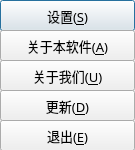
<?xml version="1.0" encoding="UTF-8"?>
<ui version="4.0">
 <class>MainMenu</class>
 <widget class="QDialog" name="MainMenu">
  <property name="geometry">
   <rect>
    <x>0</x>
    <y>0</y>
    <width>135</width>
    <height>150</height>
   </rect>
  </property>
  <property name="windowTitle">
   <string>Dialog</string>
  </property>
  <widget class="QPushButton" name="btnSetting">
   <property name="geometry">
    <rect>
     <x>0</x>
     <y>0</y>
     <width>135</width>
     <height>31</height>
    </rect>
   </property>
   <property name="font">
    <font>
     <family>幼圆</family>
     <pointsize>10</pointsize>
     <stylestrategy>PreferDefault</stylestrategy>
    </font>
   </property>
   <property name="cursor">
    <cursorShape>PointingHandCursor</cursorShape>
   </property>
   <property name="text">
    <string>设置(&amp;S)</string>
   </property>
   <property name="shortcut">
    <string>S</string>
   </property>
  </widget>
  <widget class="QPushButton" name="btnAbout">
   <property name="geometry">
    <rect>
     <x>0</x>
     <y>30</y>
     <width>135</width>
     <height>31</height>
    </rect>
   </property>
   <property name="font">
    <font>
     <family>幼圆</family>
     <pointsize>10</pointsize>
     <stylestrategy>PreferDefault</stylestrategy>
    </font>
   </property>
   <property name="cursor">
    <cursorShape>PointingHandCursor</cursorShape>
   </property>
   <property name="text">
    <string>关于本软件(&amp;A)</string>
   </property>
   <property name="shortcut">
    <string>A</string>
   </property>
  </widget>
  <widget class="QPushButton" name="btnAboutUs">
   <property name="geometry">
    <rect>
     <x>0</x>
     <y>60</y>
     <width>135</width>
     <height>31</height>
    </rect>
   </property>
   <property name="font">
    <font>
     <family>幼圆</family>
     <pointsize>10</pointsize>
     <stylestrategy>PreferDefault</stylestrategy>
    </font>
   </property>
   <property name="cursor">
    <cursorShape>PointingHandCursor</cursorShape>
   </property>
   <property name="text">
    <string>关于我们(&amp;U)</string>
   </property>
   <property name="shortcut">
    <string>U</string>
   </property>
  </widget>
  <widget class="QPushButton" name="btnUpDate">
   <property name="geometry">
    <rect>
     <x>0</x>
     <y>90</y>
     <width>135</width>
     <height>31</height>
    </rect>
   </property>
   <property name="font">
    <font>
     <family>幼圆</family>
     <pointsize>10</pointsize>
     <stylestrategy>PreferDefault</stylestrategy>
    </font>
   </property>
   <property name="cursor">
    <cursorShape>PointingHandCursor</cursorShape>
   </property>
   <property name="text">
    <string>更新(&amp;D)</string>
   </property>
   <property name="shortcut">
    <string>D</string>
   </property>
  </widget>
  <widget class="QPushButton" name="btnExit">
   <property name="geometry">
    <rect>
     <x>0</x>
     <y>120</y>
     <width>135</width>
     <height>31</height>
    </rect>
   </property>
   <property name="font">
    <font>
     <family>幼圆</family>
     <pointsize>10</pointsize>
     <stylestrategy>PreferDefault</stylestrategy>
    </font>
   </property>
   <property name="cursor">
    <cursorShape>PointingHandCursor</cursorShape>
   </property>
   <property name="text">
    <string>退出(&amp;E)</string>
   </property>
   <property name="shortcut">
    <string>E</string>
   </property>
  </widget>
 </widget>
 <resources/>
 <connections/>
</ui>
